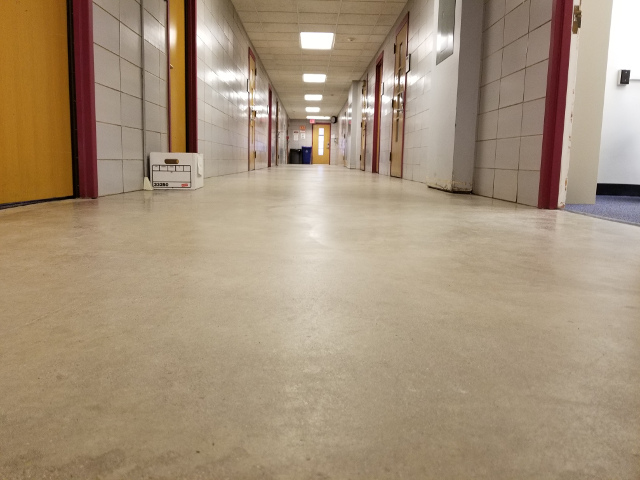
//> input picture images/coover_hallway.jpg, 640 x 480 px
$ ./HoughLines_Demo ../../images/coover_hallway.jpg   (built with g++ and OpenCV 4)
//> lines starting //> are read from the running program, lines starting //| are printed output that depends on the picture
/**
 * @file HoughLines_Demo.cpp
 * @brief Demo code for Hough Transform
 * @author OpenCV team
 */

#include "opencv2/imgcodecs.hpp"
#include "opencv2/highgui.hpp"
#include "opencv2/imgproc.hpp"
#include <iostream>
#include <stdexcept>

using namespace cv;
using namespace std;

using Line = pair<Point, Point>;

/// Global variables

/** General variables */
Mat src, edges;
Mat src_gray;
Mat standard_hough;
int min_threshold = 50;
int max_trackbar = 150;

const int min_theta_trackbar = 0;
const int max_theta_trackbar = 180;

const char* standard_name = "Standard Hough Lines Demo";

int s_trackbar = max_trackbar;
int s_theta_trackbar = min_theta_trackbar;

/// Function Headers
void help();
void Standard_Hough( int, void* );
Vec2f intersectionPoint(const vector<Line>& inLines);

/**
 * @function main
 */
int main( int argc, char** argv )
{
   // Read the image
    String imageName("../data/building.jpg"); // by default
    if (argc > 1)
    {
        imageName = argv[1];
    }
    src = imread( imageName, IMREAD_COLOR );
//> src is the input picture: 480 rows x 640 cols, CV_8UC3; mean B, G, R 121.7, 145.7, 165.1

   if( src.empty() )
     { help();
       return -1;
     }

   /// Pass the image to gray
   cvtColor( src, src_gray, COLOR_RGB2GRAY );
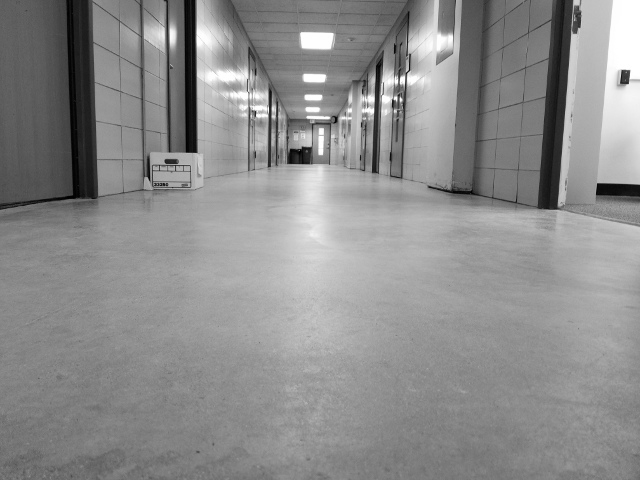
//> src_gray: 480 rows x 640 cols, CV_8UC1; min 0, max 255, mean 140.7

   /// Apply Canny edge detector
   Canny( src_gray, edges, 50, 200, 3 );
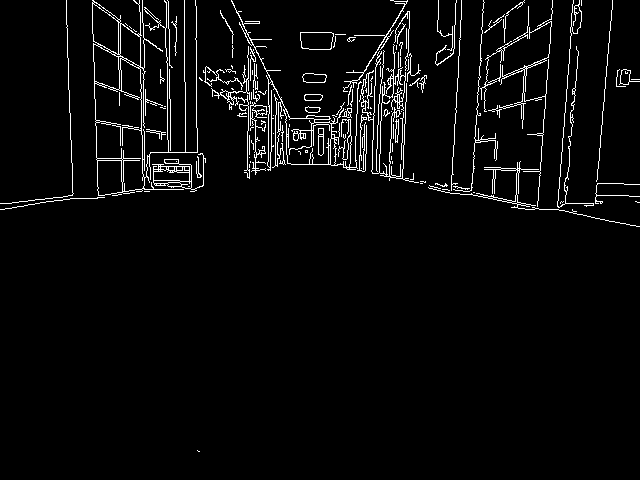
//> edges: 480 rows x 640 cols, CV_8UC1; 3.9% white in thin lines or dots

   /// Create Trackbars for Thresholds
   char thresh_label[50];
   sprintf( thresh_label, "Thres: %d + input", min_threshold );

   namedWindow( standard_name, WINDOW_AUTOSIZE );
   createTrackbar( thresh_label, standard_name, &s_trackbar, max_trackbar,
    Standard_Hough);
   createTrackbar("Angle Threshold (degrees)", standard_name, &s_theta_trackbar,
    max_theta_trackbar, Standard_Hough);

   /// Initialize
   Standard_Hough(0, 0);
   waitKey(0);
   return 0;
}

/**
 * @function help
 * @brief Indications of how to run this program and why is it for
 */
void help()
{
  printf("\t Hough Transform to detect lines \n ");
  printf("\t---------------------------------\n ");
  printf(" Usage: ./HoughLines_Demo <image_name> \n");
}


/**
 * @function Standard_Hough
 */
void Standard_Hough( int, void* )
{
  vector<Vec2f> s_lines;
  vector<Line> pointLines;
  cvtColor( edges, standard_hough, COLOR_GRAY2BGR );
//> standard_hough: 480 rows x 640 cols, CV_8UC3; 3.9% white in thin lines or dots

  /// 1. Use Standard Hough Transform
  HoughLines( edges, s_lines, 1, CV_PI/180, min_threshold + s_trackbar, 0, 0 );
//> s_lines = 1 line (rho, theta): [99, 1.76]

  /// Show the result
  for( size_t i = 0; i < s_lines.size(); i++ )
     {
      float r = s_lines[i][0], t = s_lines[i][1];
      float rad_min = s_theta_trackbar * CV_PI/180;

      if( (t < rad_min) || (t > (CV_PI - rad_min)) ) {
        continue;
      }

      double cos_t = cos(t), sin_t = sin(t);
      double x0 = r*cos_t, y0 = r*sin_t;
      double alpha = 1000;

       Point pt1( cvRound(x0 + alpha*(-sin_t)), cvRound(y0 + alpha*cos_t) );
       Point pt2( cvRound(x0 - alpha*(-sin_t)), cvRound(y0 - alpha*cos_t) );

       pointLines.emplace_back(pt1, pt2);

       line( standard_hough, pt1, pt2, Scalar(255,0,0), 3, LINE_AA);
     }
//> this loop made 1 pass
//> (r, t, cos_t, sin_t, x0, y0, pt1, pt2) on pass 1: (99, 1.76, -0.191, 0.982, -18.89, 97.18, Point(-1001, -94), Point(963, 288))
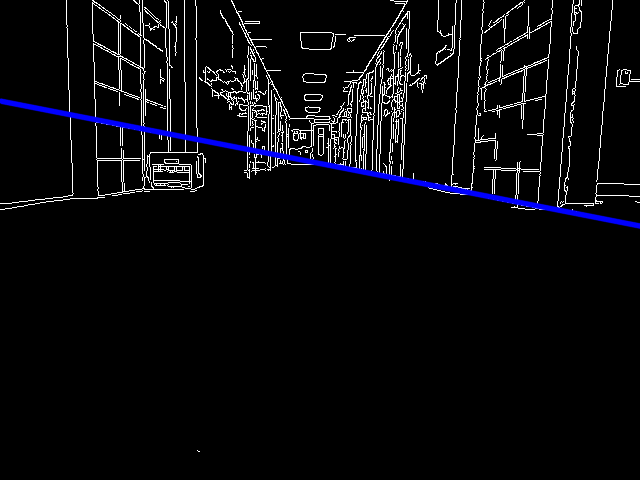
//> standard_hough: 480 rows x 640 cols, CV_8UC3; mean B, G, R 12.2, 9.3, 9.3

   try {
     auto intersection = intersectionPoint(pointLines);
     circle(standard_hough, {intersection[0], intersection[1]}, 50, Scalar(0, 0, 255),
      -1);
   }
   catch(const std::exception& e) {
   }

   imshow( standard_name, standard_hough );
}

Vec2f intersectionPoint(const vector<Line>& inLines) {
  struct LineParam {
    float a, b, c;
  };

  Vec2f point(0.f, 0.f);
  int count = 0;

  vector<LineParam> pLines;
  pLines.reserve(inLines.size());
  for(auto& line : inLines) {
    float a = line.second.y - line.first.y;
    float b = line.first.x - line.second.x;
    float c = b*line.first.y + a*line.first.x;

    pLines.push_back({a, b, c});
  }
//> this loop made 1 pass
//> (a, b, c) on pass 1: (382, -1964, -197766)

  for(int i = 0; i < pLines.size(); ++i) {
    const auto& l0 = pLines[i];
    for(int j = i+1; j < pLines.size(); ++j) {
      const auto& l1 = pLines[j];

      float det = l0.a*l1.b - l1.a*l0.b;
      if(det != 0) {
        float x = (l1.b*l0.c - l0.b*l1.c) / det;
        float y = (l0.a*l1.c - l1.a*l0.c) / det;

        point[0] += x;
        point[1] += y;

        count++;
      }
    }
  }
//> this loop made 1 pass
//> count on pass 1: 0
//> after the loop, count = 0

  if(count == 0) {
    throw std::runtime_error("intersectionPoint: No intersections found");
  }
  else {
    point[0] /= count;
    point[1] /= count;
  }

  return point;
}
